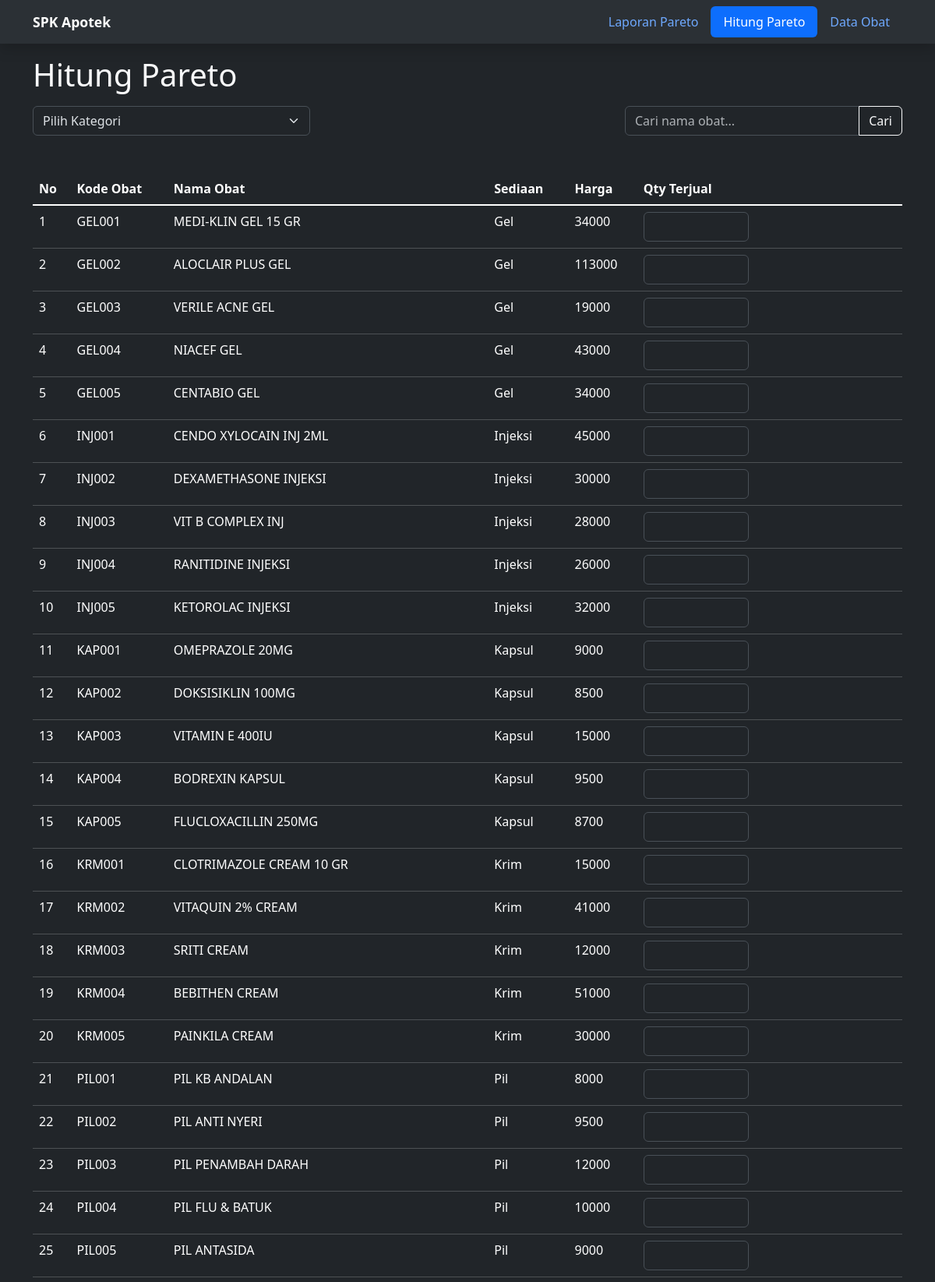
The page /hitung-pareto.php (upper part) on the database its author committed.
### tables this page shows
create table obat(
kode_obat varchar(20) primary key,
nama_obat varchar(100),
sediaan enum('Tablet', 'Kapsul', 'Pil', 'Serbuk', 'Salep', 'Krim', 'Gel', 'Sirup', 'Suspensi', 'Injeksi', 'Infus', 'Tetes', 'Inhalasi', 'Aerosol'),
harga int
);

### hitung-pareto.php (the view, shortened to what this page needs)
<?php
  include 'koneksi.php';
  $no = 0;
  $select_obat = "SELECT * FROM obat WHERE 1";
  $sql_obat = mysqli_query($koneksi, $select_obat);
?>
<!DOCTYPE html>
<html lang="en" data-bs-theme="dark">
<html lang="en">
<head>
    <link href="https://cdn.jsdelivr.net/npm/bootstrap@5.3.7/dist/css/bootstrap.min.css" rel="stylesheet">
    <link rel="stylesheet" href="https://cdn.jsdelivr.net/npm/bootstrap-icons@1.13.1/font/bootstrap-icons.min.css">
</head>
<body>
  <nav class="navbar bg-body-tertiary mb-5 shadow fixed-top">
    <div class="container">
      <a class="navbar-brand" href="#" style="font-size : 1.1em;">
        <strong>SPK Apotek</strong>
      </a>
      <ul class="nav nav-pills">
        <li class="nav-item">
          <a class="nav-link" href="index.php">Laporan Pareto</a>
        </li>
        <li class="nav-item">
          <a class="nav-link active" aria-current="page" href="#">Hitung Pareto</a>
        </li>
        <li class="nav-item">
          <a class="nav-link" href="tabel-obat.php">Data Obat</a>
        </li>
        </ul>
      </div>
    </nav>
    <div class="container mt-5 pt-4">
        <figure class="text-light">
          <blockquote class="blockquote">
            <h1>Hitung Pareto</h1>
          </blockquote>
        </figure>
       <div class="row justify-content-between">
            <div class="col-4">
              <form method="GET" action="">
                <select class="form-select" name="kategori" onchange="this.form.submit()">
                        <option selected value="">Pilih Kategori</option>
                </select>
                </form>
            </div>
            <div class="col-4">
                <form method="GET" action="">
                    <div class="input-group">
                        <input type="text" class="form-control" name="cari" placeholder="Cari nama obat..." value="<?php if(isset($_GET['cari'])) echo $_GET['cari']; ?>">
                        <button class="btn btn-outline-light" type="submit">Cari</button>
                    </div>
                </form>
            </div>
       </div>
    <table class="table table-hover mt-5 table-dark">
      <thead class="table-dark">
        <tr>
          <th scope="col">No</th>
          <th scope="col">Kode Obat</th>
          <th scope="col">Nama Obat</th>
          <th scope="col">Sediaan</th>
          <th scope="col">Harga</th>
          <th scope="col">Qty Terjual</th>
        </tr>
      </thead>
      <tbody class="table-group-divider">
         <?php
          while ($result = mysqli_fetch_assoc($sql_obat)) {
        ?>
        <tr>
          <td>
            <?php echo ++$no ?>
          </td>
          <td>
            <?php echo $result['kode_obat'] ?>
          </td>
          <td>
            <?php echo $result['nama_obat'] ?>
          </td>
          <td>
            <?php echo $result['sediaan'] ?>
          </td>
          <td>
            <?php echo $result['harga'] ?>
          </td>
          <td>
            <div class="col-md-5">
                <input type="text" class="form-control" id="inputQty">
            </div>
          </td>
        </tr>
       <?php
         }
          ?>
      </tbody>
    </table>
    </div>
</body>
</html>

### rows shown on the page
obat: kode_obat "GEL001", nama_obat "MEDI-KLIN GEL 15 GR", sediaan "Gel", harga "34000"
obat: kode_obat "GEL002", nama_obat "ALOCLAIR PLUS GEL", sediaan "Gel", harga "113000"
obat: kode_obat "GEL003", nama_obat "VERILE ACNE GEL", sediaan "Gel", harga "19000"
obat: kode_obat "GEL004", nama_obat "NIACEF GEL", sediaan "Gel", harga "43000"
obat: kode_obat "GEL005", nama_obat "CENTABIO GEL", sediaan "Gel", harga "34000"
obat: kode_obat "INJ001", nama_obat "CENDO XYLOCAIN INJ 2ML", sediaan "Injeksi", harga "45000"
obat: kode_obat "INJ002", nama_obat "DEXAMETHASONE INJEKSI", sediaan "Injeksi", harga "30000"
obat: kode_obat "INJ003", nama_obat "VIT B COMPLEX INJ", sediaan "Injeksi", harga "28000"
obat: kode_obat "INJ004", nama_obat "RANITIDINE INJEKSI", sediaan "Injeksi", harga "26000"
obat: kode_obat "INJ005", nama_obat "KETOROLAC INJEKSI", sediaan "Injeksi", harga "32000"
obat: kode_obat "KAP001", nama_obat "OMEPRAZOLE 20MG", sediaan "Kapsul", harga "9000"
obat: kode_obat "KAP002", nama_obat "DOKSISIKLIN 100MG", sediaan "Kapsul", harga "8500"
obat: kode_obat "KAP003", nama_obat "VITAMIN E 400IU", sediaan "Kapsul", harga "15000"
obat: kode_obat "KAP004", nama_obat "BODREXIN KAPSUL", sediaan "Kapsul", harga "9500"
obat: kode_obat "KAP005", nama_obat "FLUCLOXACILLIN 250MG", sediaan "Kapsul", harga "8700"
obat: kode_obat "KRM001", nama_obat "CLOTRIMAZOLE CREAM 10 GR", sediaan "Krim", harga "15000"
obat: kode_obat "KRM002", nama_obat "VITAQUIN 2% CREAM", sediaan "Krim", harga "41000"
obat: kode_obat "KRM003", nama_obat "SRITI CREAM", sediaan "Krim", harga "12000"
obat: kode_obat "KRM004", nama_obat "BEBITHEN CREAM", sediaan "Krim", harga "51000"
obat: kode_obat "KRM005", nama_obat "PAINKILA CREAM", sediaan "Krim", harga "30000"
obat: kode_obat "PIL001", nama_obat "PIL KB ANDALAN", sediaan "Pil", harga "8000"
obat: kode_obat "PIL002", nama_obat "PIL ANTI NYERI", sediaan "Pil", harga "9500"
obat: kode_obat "PIL003", nama_obat "PIL PENAMBAH DARAH", sediaan "Pil", harga "12000"
obat: kode_obat "PIL004", nama_obat "PIL FLU & BATUK", sediaan "Pil", harga "10000"
obat: kode_obat "PIL005", nama_obat "PIL ANTASIDA", sediaan "Pil", harga "9000"
